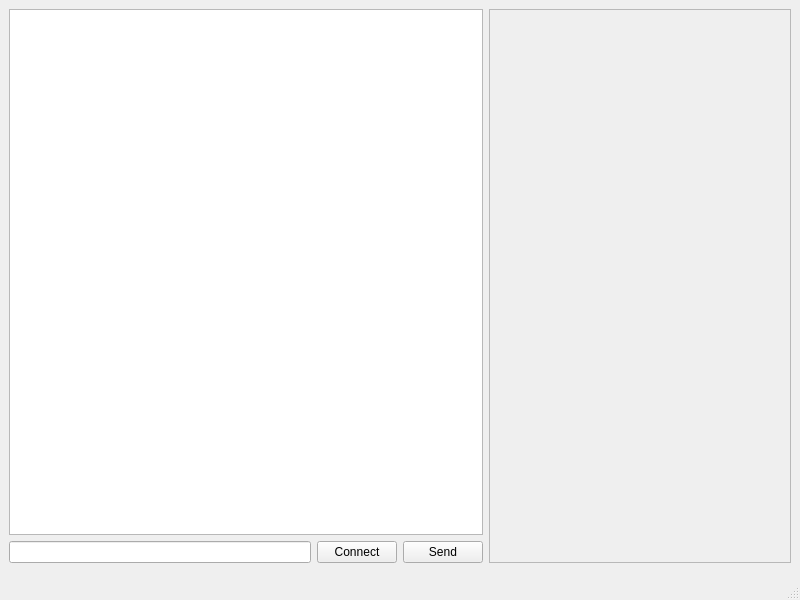
<?xml version="1.0" encoding="UTF-8"?>
<ui version="4.0">
 <class>MainWindow</class>
 <widget class="QMainWindow" name="MainWindow">
  <property name="geometry">
   <rect>
    <x>0</x>
    <y>0</y>
    <width>800</width>
    <height>600</height>
   </rect>
  </property>
  <property name="windowTitle">
   <string>Denso</string>
  </property>
  <widget class="QWidget" name="centralwidget">
   <layout class="QGridLayout" name="gridLayout">
    <item row="1" column="0">
     <widget class="QLineEdit" name="lineEdit"/>
    </item>
    <item row="0" column="3" rowspan="2">
     <widget class="QFrame" name="frame">
      <property name="sizePolicy">
       <sizepolicy hsizetype="Expanding" vsizetype="Preferred">
        <horstretch>0</horstretch>
        <verstretch>0</verstretch>
       </sizepolicy>
      </property>
      <property name="frameShape">
       <enum>QFrame::StyledPanel</enum>
      </property>
      <property name="frameShadow">
       <enum>QFrame::Raised</enum>
      </property>
      <layout class="QGridLayout" name="gridLayout_2">
       <item row="0" column="0">
        <widget class="QLabel" name="label_2">
         <property name="text">
          <string/>
         </property>
        </widget>
       </item>
       <item row="1" column="0">
        <widget class="QLabel" name="label_3">
         <property name="text">
          <string/>
         </property>
        </widget>
       </item>
      </layout>
     </widget>
    </item>
    <item row="1" column="2">
     <widget class="QPushButton" name="pushButton">
      <property name="text">
       <string>Send</string>
      </property>
     </widget>
    </item>
    <item row="1" column="1">
     <widget class="QPushButton" name="pushButton_2">
      <property name="text">
       <string>Connect</string>
      </property>
     </widget>
    </item>
    <item row="0" column="0" colspan="3">
     <widget class="QTextEdit" name="textEdit">
      <property name="sizePolicy">
       <sizepolicy hsizetype="Expanding" vsizetype="Expanding">
        <horstretch>0</horstretch>
        <verstretch>0</verstretch>
       </sizepolicy>
      </property>
     </widget>
    </item>
    <item row="2" column="1">
     <widget class="KMessage" name="kmessage">
      <property name="toolTip">
       <string>Messagebox</string>
      </property>
      <property name="whatsThis">
       <string>The messagebox widget displays the message.</string>
      </property>
     </widget>
    </item>
   </layout>
  </widget>
  <widget class="QMenuBar" name="menubar">
   <property name="geometry">
    <rect>
     <x>0</x>
     <y>0</y>
     <width>800</width>
     <height>21</height>
    </rect>
   </property>
  </widget>
  <widget class="QStatusBar" name="statusbar"/>
 </widget>
 <customwidgets>
  <customwidget>
   <class>KMessage</class>
   <extends>QWidget</extends>
   <header>KUiTools/kmessage.h</header>
  </customwidget>
 </customwidgets>
 <resources/>
 <connections/>
</ui>
